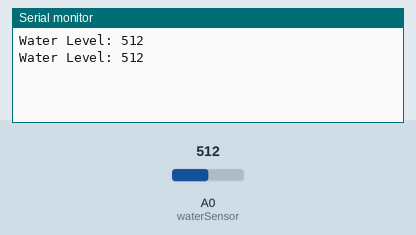
The program below on a simulated ESP8266 (NodeMCU). Shown: the last lines printed to the serial monitor. The inputs (shaded band) are chosen by the test bench; at power-on: A0 (waterSensor) = 512.

Above: at 1.8 s.
1.9 s: A0 (waterSensor) set to 716
At 2.8 s:
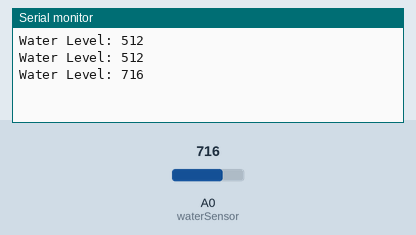
3.4 s: A0 (waterSensor) set to 900
At 4.8 s:
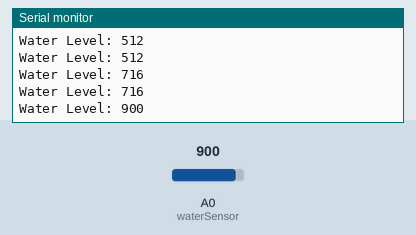
Timing chart, 0 to 6.4 s (numbered marks = the images above; inputs shaded):
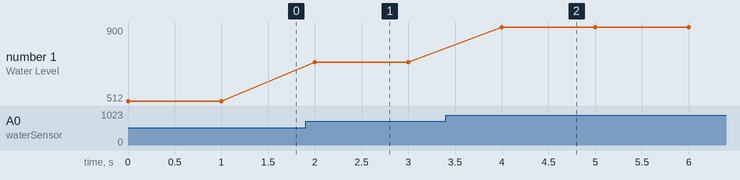

The program:

main.cpp
```cpp
#include <Arduino.h>
// // ตัวแปรสำหรับเซนเซอร์วัดความชื้นและ LED
// const int soilSensor = A0; // ต่อเซนเซอร์วัดความชื้นกับขา A0

// // ตัวแปรสำหรับกำหนดค่าความชื้นที่ต้องการ
// const int moistureThreshold = 900; // ค่าความชื้นที่ต้องการ, สามารถปรับเปลี่ยนได้ตามต้องการ

// void setup() {
//   Serial.begin(115200);          // เริ่มต้นการสื่อสารผ่าน Serial
// }

// void loop() {
//   int soilMoisture = analogRead(soilSensor); // อ่านค่าจากเซนเซอร์วัดความชื้น

//   Serial.print("Soil Moisture: ");     // แสดงค่าความชื้นในดิน
//   Serial.println(soilMoisture);

//   delay(1000);    // หน่วงเวลา 1 วินาที แล้ววนลูปอีกครั้ง
// }
//--------------------------------------------------------------------------------------------------------------------

const int waterSensor = A0;

void setup() {
  Serial.begin(115200);          // เริ่มต้นการสื่อสารผ่าน Serial
}

void loop() {
  int waterLevel = analogRead(waterSensor);

  Serial.print("Water Level: ");
  Serial.println(waterLevel);

  delay(1000);    // หน่วงเวลา 1 วินาที แล้ววนลูปอีกครั้ง
}
```

Measured:
- after the input at 1.9 s, the serial monitor: prints a new line after 0.10 s (image 1)
- after the input at 3.4 s, the serial monitor: prints a new line after 0.60 s (image 2)
- plotted number 1: 512 → 716 after the input at 1.9 s, 716 → 900 after the input at 3.4 s
